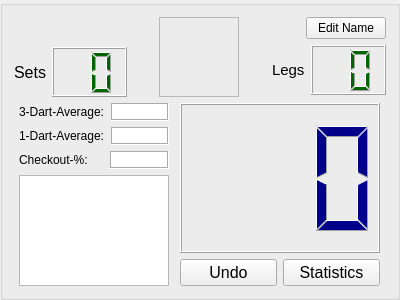
<?xml version="1.0" encoding="UTF-8"?>
<ui version="4.0">
 <class>GroupBox_player</class>
 <widget class="QGroupBox" name="GroupBox_player">
  <property name="geometry">
   <rect>
    <x>0</x>
    <y>0</y>
    <width>400</width>
    <height>300</height>
   </rect>
  </property>
  <property name="windowTitle">
   <string>GroupBox</string>
  </property>
  <layout class="QVBoxLayout" name="verticalLayout_5">
   <item>
    <layout class="QHBoxLayout" name="horizontalLayout_6">
     <item>
      <layout class="QVBoxLayout" name="verticalLayout_2">
       <item>
        <layout class="QHBoxLayout" name="horizontalLayout_5">
         <item>
          <widget class="QLabel" name="label_playername">
           <property name="font">
            <font>
             <pointsize>14</pointsize>
            </font>
           </property>
           <property name="text">
            <string/>
           </property>
          </widget>
         </item>
         <item>
          <spacer name="horizontalSpacer_4">
           <property name="orientation">
            <enum>Qt::Horizontal</enum>
           </property>
           <property name="sizeHint" stdset="0">
            <size>
             <width>40</width>
             <height>20</height>
            </size>
           </property>
          </spacer>
         </item>
        </layout>
       </item>
       <item>
        <layout class="QHBoxLayout" name="horizontalLayout_4">
         <item>
          <widget class="QLabel" name="label_set">
           <property name="font">
            <font>
             <pointsize>12</pointsize>
            </font>
           </property>
           <property name="text">
            <string>Sets</string>
           </property>
          </widget>
         </item>
         <item>
          <widget class="QLCDNumber" name="lcdNumber_sets">
           <property name="sizePolicy">
            <sizepolicy hsizetype="Minimum" vsizetype="Preferred">
             <horstretch>0</horstretch>
             <verstretch>0</verstretch>
            </sizepolicy>
           </property>
           <property name="minimumSize">
            <size>
             <width>75</width>
             <height>50</height>
            </size>
           </property>
           <property name="maximumSize">
            <size>
             <width>16777215</width>
             <height>50</height>
            </size>
           </property>
           <property name="styleSheet">
            <string notr="true">QLCDNumber { color: darkgreen; background-color: none }</string>
           </property>
           <property name="digitCount">
            <number>2</number>
           </property>
          </widget>
         </item>
         <item>
          <spacer name="horizontalSpacer_2">
           <property name="orientation">
            <enum>Qt::Horizontal</enum>
           </property>
           <property name="sizeHint" stdset="0">
            <size>
             <width>40</width>
             <height>20</height>
            </size>
           </property>
          </spacer>
         </item>
        </layout>
       </item>
      </layout>
     </item>
     <item>
      <widget class="PlayerActiveButton" name="label_pic">
       <property name="sizePolicy">
        <sizepolicy hsizetype="Fixed" vsizetype="Fixed">
         <horstretch>0</horstretch>
         <verstretch>0</verstretch>
        </sizepolicy>
       </property>
       <property name="minimumSize">
        <size>
         <width>80</width>
         <height>80</height>
        </size>
       </property>
       <property name="autoFillBackground">
        <bool>false</bool>
       </property>
       <property name="styleSheet">
        <string notr="true"/>
       </property>
       <property name="frameShape">
        <enum>QFrame::StyledPanel</enum>
       </property>
       <property name="frameShadow">
        <enum>QFrame::Plain</enum>
       </property>
       <property name="text">
        <string/>
       </property>
       <property name="alignment">
        <set>Qt::AlignCenter</set>
       </property>
      </widget>
     </item>
     <item>
      <layout class="QVBoxLayout" name="verticalLayout">
       <item>
        <layout class="QHBoxLayout" name="horizontalLayout_3">
         <item>
          <spacer name="horizontalSpacer_3">
           <property name="orientation">
            <enum>Qt::Horizontal</enum>
           </property>
           <property name="sizeHint" stdset="0">
            <size>
             <width>40</width>
             <height>20</height>
            </size>
           </property>
          </spacer>
         </item>
         <item>
          <widget class="QPushButton" name="pushButton_name">
           <property name="text">
            <string>Edit Name</string>
           </property>
          </widget>
         </item>
        </layout>
       </item>
       <item>
        <layout class="QHBoxLayout" name="horizontalLayout_2">
         <item>
          <spacer name="horizontalSpacer">
           <property name="orientation">
            <enum>Qt::Horizontal</enum>
           </property>
           <property name="sizeType">
            <enum>QSizePolicy::Expanding</enum>
           </property>
           <property name="sizeHint" stdset="0">
            <size>
             <width>40</width>
             <height>20</height>
            </size>
           </property>
          </spacer>
         </item>
         <item>
          <widget class="QLabel" name="label_leg">
           <property name="font">
            <font>
             <pointsize>11</pointsize>
            </font>
           </property>
           <property name="text">
            <string>Legs</string>
           </property>
          </widget>
         </item>
         <item>
          <widget class="QLCDNumber" name="lcdNumber_legs">
           <property name="sizePolicy">
            <sizepolicy hsizetype="Minimum" vsizetype="Preferred">
             <horstretch>0</horstretch>
             <verstretch>0</verstretch>
            </sizepolicy>
           </property>
           <property name="minimumSize">
            <size>
             <width>75</width>
             <height>50</height>
            </size>
           </property>
           <property name="maximumSize">
            <size>
             <width>16777215</width>
             <height>50</height>
            </size>
           </property>
           <property name="styleSheet">
            <string notr="true">QLCDNumber { color: darkgreen; background-color: none }</string>
           </property>
           <property name="digitCount">
            <number>2</number>
           </property>
          </widget>
         </item>
        </layout>
       </item>
      </layout>
     </item>
    </layout>
   </item>
   <item>
    <layout class="QHBoxLayout" name="horizontalLayout_9">
     <item>
      <layout class="QVBoxLayout" name="verticalLayout_3">
       <item>
        <layout class="QHBoxLayout" name="horizontalLayout_8">
         <item>
          <widget class="QLabel" name="label_3dart">
           <property name="sizePolicy">
            <sizepolicy hsizetype="Fixed" vsizetype="Preferred">
             <horstretch>0</horstretch>
             <verstretch>0</verstretch>
            </sizepolicy>
           </property>
           <property name="minimumSize">
            <size>
             <width>85</width>
             <height>0</height>
            </size>
           </property>
           <property name="text">
            <string>3-Dart-Average:</string>
           </property>
           <property name="alignment">
            <set>Qt::AlignLeading|Qt::AlignLeft|Qt::AlignVCenter</set>
           </property>
          </widget>
         </item>
         <item>
          <widget class="QLabel" name="label_3dartInput">
           <property name="minimumSize">
            <size>
             <width>50</width>
             <height>0</height>
            </size>
           </property>
           <property name="styleSheet">
            <string notr="true">QLabel {background-color: white}</string>
           </property>
           <property name="frameShape">
            <enum>QFrame::Box</enum>
           </property>
           <property name="frameShadow">
            <enum>QFrame::Sunken</enum>
           </property>
           <property name="text">
            <string/>
           </property>
          </widget>
         </item>
        </layout>
       </item>
       <item>
        <layout class="QHBoxLayout" name="horizontalLayout_7">
         <item>
          <widget class="QLabel" name="label_1dart">
           <property name="sizePolicy">
            <sizepolicy hsizetype="Fixed" vsizetype="Preferred">
             <horstretch>0</horstretch>
             <verstretch>0</verstretch>
            </sizepolicy>
           </property>
           <property name="minimumSize">
            <size>
             <width>85</width>
             <height>0</height>
            </size>
           </property>
           <property name="text">
            <string>1-Dart-Average:</string>
           </property>
           <property name="alignment">
            <set>Qt::AlignLeading|Qt::AlignLeft|Qt::AlignVCenter</set>
           </property>
          </widget>
         </item>
         <item>
          <widget class="QLabel" name="label_1dartInput">
           <property name="minimumSize">
            <size>
             <width>50</width>
             <height>0</height>
            </size>
           </property>
           <property name="styleSheet">
            <string notr="true">QLabel {background-color: white}</string>
           </property>
           <property name="frameShape">
            <enum>QFrame::Box</enum>
           </property>
           <property name="frameShadow">
            <enum>QFrame::Sunken</enum>
           </property>
           <property name="text">
            <string/>
           </property>
          </widget>
         </item>
        </layout>
       </item>
       <item>
        <layout class="QHBoxLayout" name="horizontalLayout_10">
         <item>
          <widget class="QLabel" name="label_checkout">
           <property name="sizePolicy">
            <sizepolicy hsizetype="Fixed" vsizetype="Preferred">
             <horstretch>0</horstretch>
             <verstretch>0</verstretch>
            </sizepolicy>
           </property>
           <property name="minimumSize">
            <size>
             <width>85</width>
             <height>0</height>
            </size>
           </property>
           <property name="text">
            <string>Checkout-%:</string>
           </property>
           <property name="alignment">
            <set>Qt::AlignLeading|Qt::AlignLeft|Qt::AlignVCenter</set>
           </property>
          </widget>
         </item>
         <item>
          <widget class="QLabel" name="label_checkoutInput">
           <property name="minimumSize">
            <size>
             <width>50</width>
             <height>0</height>
            </size>
           </property>
           <property name="styleSheet">
            <string notr="true">QLabel {background-color: white}</string>
           </property>
           <property name="frameShape">
            <enum>QFrame::Box</enum>
           </property>
           <property name="frameShadow">
            <enum>QFrame::Sunken</enum>
           </property>
           <property name="text">
            <string/>
           </property>
          </widget>
         </item>
        </layout>
       </item>
       <item>
        <widget class="QTextBrowser" name="textBrowser">
         <property name="sizePolicy">
          <sizepolicy hsizetype="Preferred" vsizetype="Expanding">
           <horstretch>0</horstretch>
           <verstretch>0</verstretch>
          </sizepolicy>
         </property>
         <property name="maximumSize">
          <size>
           <width>150</width>
           <height>16777215</height>
          </size>
         </property>
        </widget>
       </item>
      </layout>
     </item>
     <item>
      <layout class="QVBoxLayout" name="verticalLayout_4">
       <item>
        <widget class="QLCDNumber" name="lcdNumber">
         <property name="sizePolicy">
          <sizepolicy hsizetype="Expanding" vsizetype="Expanding">
           <horstretch>0</horstretch>
           <verstretch>0</verstretch>
          </sizepolicy>
         </property>
         <property name="minimumSize">
          <size>
           <width>0</width>
           <height>100</height>
          </size>
         </property>
         <property name="maximumSize">
          <size>
           <width>200</width>
           <height>200</height>
          </size>
         </property>
         <property name="font">
          <font>
           <pointsize>8</pointsize>
          </font>
         </property>
         <property name="styleSheet">
          <string notr="true">QLCDNumber { color: darkblue; background-color: none }</string>
         </property>
         <property name="digitCount">
          <number>3</number>
         </property>
        </widget>
       </item>
       <item>
        <layout class="QHBoxLayout" name="horizontalLayout">
         <item>
          <widget class="QPushButton" name="pushButton_undo">
           <property name="font">
            <font>
             <pointsize>12</pointsize>
            </font>
           </property>
           <property name="text">
            <string>Undo</string>
           </property>
          </widget>
         </item>
         <item>
          <widget class="QPushButton" name="pushButton_stats">
           <property name="font">
            <font>
             <pointsize>12</pointsize>
            </font>
           </property>
           <property name="text">
            <string>Statistics</string>
           </property>
          </widget>
         </item>
        </layout>
       </item>
      </layout>
     </item>
    </layout>
   </item>
  </layout>
 </widget>
 <customwidgets>
  <customwidget>
   <class>PlayerActiveButton</class>
   <extends>QLabel</extends>
   <header>playeractivebutton.h</header>
  </customwidget>
 </customwidgets>
 <resources/>
 <connections/>
</ui>
